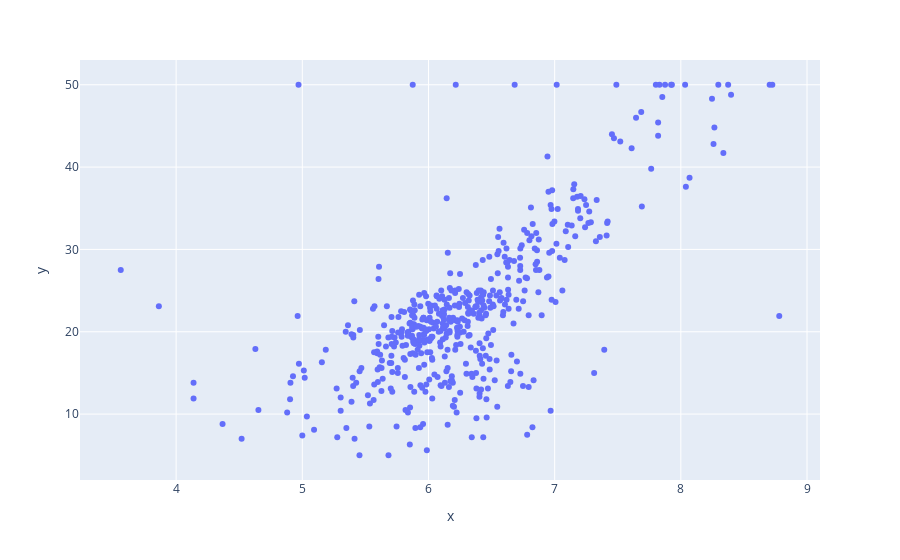

Notebook code for this chart:
### Code cell
fig = px.scatter(x= x, y=y)
fig.show()

### Figure 1 — Plotly figure (JSON) as saved in the notebook; plotly's stock layout.template omitted (floating-point values rounded to 4 significant figures; data arrays with more than 128 entries replaced by an {"elided": "..."} marker saying what was removed)
{"data": [{"hovertemplate": "x=%{x}<br>y=%{y}<extra></extra>", "legendgroup": "", "marker": {"color": "#636efa", "symbol": "circle"}, "mode": "markers", "name": "", "orientation": "v", "showlegend": false, "type": "scatter", "x": {"elided": "506 float values"}, "xaxis": "x", "y": {"elided": "506 float values"}, "yaxis": "y"}], "layout": {"legend": {"tracegroupgap": 0}, "margin": {"t": 60}, "xaxis": {"anchor": "y", "domain": [0, 1], "title": {"text": "x"}}, "yaxis": {"anchor": "x", "domain": [0, 1], "title": {"text": "y"}}}}
